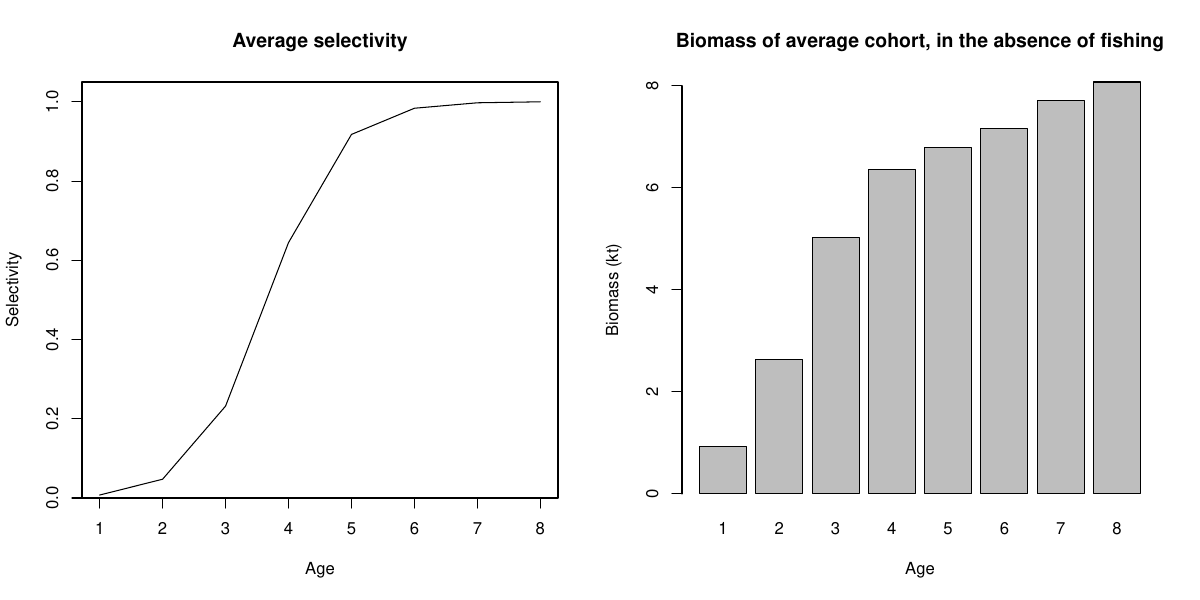

This figure's R source:
source("functions/cohortBiomass.R")

path <- "../data/gulf_of_maine/"

yrs <- 2002:2011
ages <- as.character(1:8)

## 1  Cohort biomass

w <- read.csv(paste0(path,"wcatch.csv"), check.names=FALSE)
w <- w[w$Year %in% yrs,]
w <- colMeans(w[ages])

M <- 0.2

N <- read.csv(paste0(path,"natage.csv"), check.names=FALSE)
Ninit <- N$"1"[N$Year %in% yrs]
Ninit <- mean(Ninit)

B <- cohortBiomass(Ninit, w, M)
BPR <- cohortBiomass(exp(M+M), w, M)

## 2  Catch and selectivity


## C <- read.csv(paste0(path,"catage.csv"), check.names=FALSE)
## C <- C[C$Year %in% yrs, ages]
## C <- colMeans(C)
## Cw <- C * w

Fmort <- read.csv(paste0(path,"fatage.csv"), check.names=FALSE)
Fmort <- Fmort[Fmort$Year %in% yrs,]
Fmort <- colMeans(Fmort[ages])
S <- Fmort / max(Fmort)

pdf("gulf_of_maine.pdf", 12, 6)  # 4, 12
par(mfrow=c(1,2))           # 4, 1
## barplot(C, xlab="Age", ylab="Catch (millions)", main="Average catch in numbers")
## barplot(Cw, xlab="Age", ylab="Catch (kt)", main="Average catch in weight")
plot(as.integer(names(S)), S, type="l", ylim=c(0,1.05), xlab="Age",
     ylab="Selectivity", main="Average selectivity", yaxs="i")
barplot(B, xlab="Age", ylab="Biomass (kt)",
        main="Biomass of average cohort, in the absence of fishing")
dev.off()
